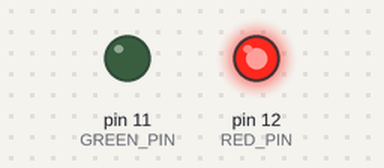
Simulated run of this sketch. Board: Arduino Uno, built with avr-gcc and run on an emulated ATmega328P. Parts: output pins drawn as LEDs (lit = HIGH).

Above: at 1.5 s.
At 8.0 s:
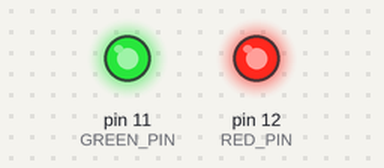
At 10.5 s:
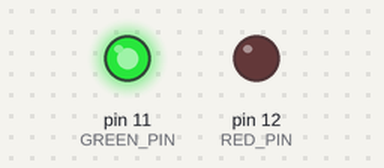
At 16.5 s:
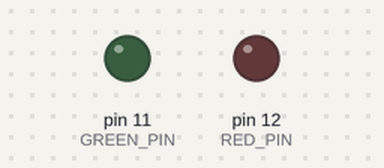
Timing chart, 0 to 18.2 s (numbered marks = the images above):
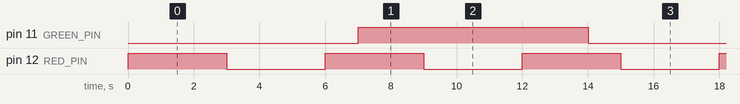

Measured:
- by itself, pin 11 (GREEN_PIN): alternates HIGH for 7.0 s and LOW for 7.0 s
- by itself, pin 12 (RED_PIN): alternates HIGH for 3.0 s and LOW for 3.0 s
- by itself, everything shown: repeats every 42.0 s, in 20 steps

The sketch:

hw_1_1.ino
```cpp
#include <TimerOne.h>

#define MSEC 1e03
#define USEC 1e06

#define RED_PIN 12
#define GREEN_PIN 11

#define RED_PERIOD 3
#define GREEN_PERIOD 7

int redState = LOW;
int greenState = LOW;

void func_green()
{
    greenState = !greenState;
    digitalWrite(GREEN_PIN, greenState);
}

void setup()
{
    pinMode(RED_PIN, OUTPUT);
    pinMode(GREEN_PIN, OUTPUT);
    Timer1.initialize(GREEN_PERIOD*USEC);
    Timer1.attachInterrupt(func_green);
}

void loop()
{
    redState = !redState;
    digitalWrite(RED_PIN, redState);
    delay(RED_PERIOD*MSEC);
}
```
